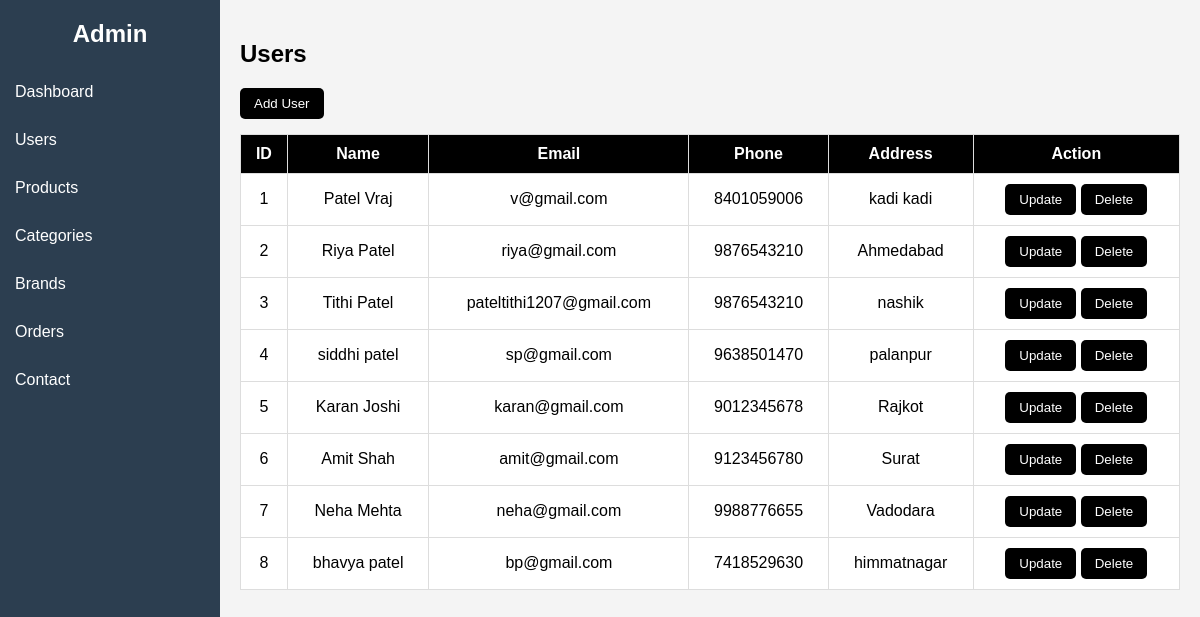
/admin/admin_dashboard.php?page=users, run on an earlier commit of the app's database.
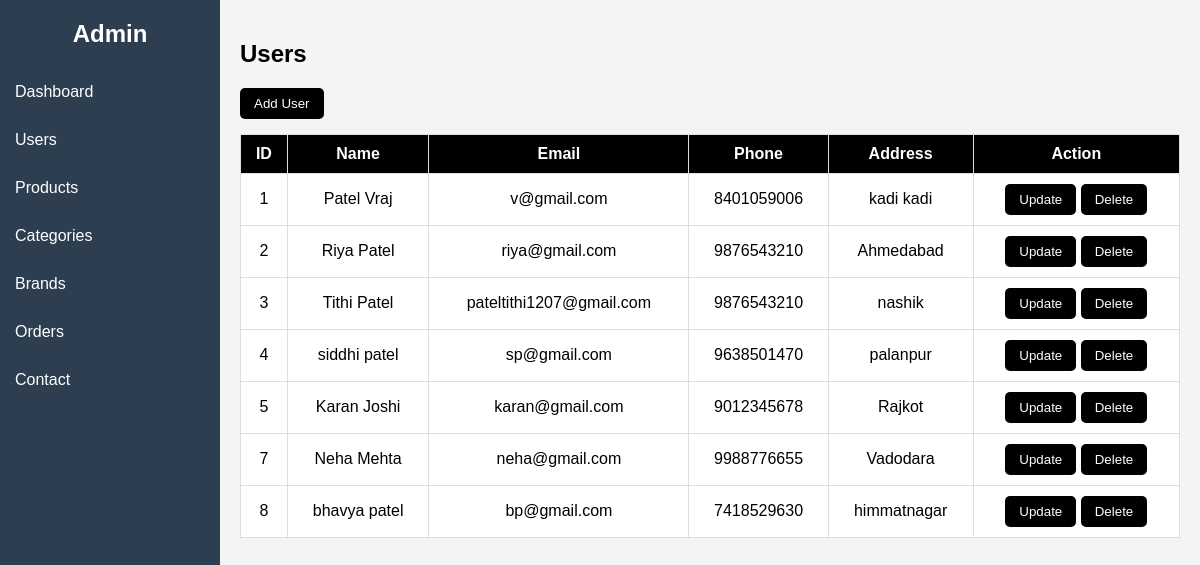
And on a later commit of the database.
### tables this page shows
CREATE TABLE `user` (
  `user_id` int(15) NOT NULL,
  `name` varchar(50) NOT NULL,
  `email` varchar(100) NOT NULL,
  `password` varchar(255) NOT NULL,
  `phone` varchar(10) NOT NULL,
  `address` text NOT NULL
);

### admin/show_user.php (the view, shortened to what this page needs)
<!DOCTYPE html>
<html lang="en">
<head>
    <link rel="stylesheet" href="css/user.css">
</head>
<body>
    <h2>Users</h2>
    <button onclick="document.getElementById('addUserModal').style.display='block'">Add User</button>
    <table>
        <tr>
            <th>ID</th>
            <th>Name</th>
            <th>Email</th>
            <th>Phone</th>
            <th>Address</th>
            <th>Action</th>
        </tr>
        <?php while ($row = mysqli_fetch_assoc($result)) { ?>
            <tr>
                <td><?php echo $row['user_id']; ?></td>
                <td><?php echo $row['name']; ?></td>
                <td><?php echo $row['email']; ?></td>
                <td><?php echo $row['phone']; ?></td>
                <td><?php echo $row['address']; ?></td>
                <td>
                    <button onclick="openEditModal(
                    <?php echo $row['user_id']; ?>,
                    '<?php echo $row['name']; ?>',
                    '<?php echo $row['email']; ?>',
                    '<?php echo $row['password']; ?>',
                    '<?php echo $row['phone']; ?>',
                    '<?php echo $row['address']; ?>'
                )">Update</button>
                    <button onclick="deleteUser(<?php echo $row['user_id']; ?>)">Delete</button>
                </td>
            </tr>
        <?php } ?>
    </table>
</body>
</html>

What changed in the data, as far as the page shows it:
removed user: user_id "6", name "Amit Shah", email "amit@gmail.com", phone "9123456780", address "Surat"
